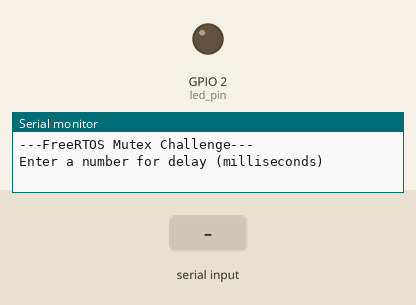
Simulated run of this sketch. Board: ESP32. Shown: output pins drawn as LEDs (lit = HIGH), the last lines printed to the serial monitor. Inputs (shaded band) come from the test bench.

Above: at 1.8 s.
1.9 s: "90,45\n" received over Serial
At 2.2 s:
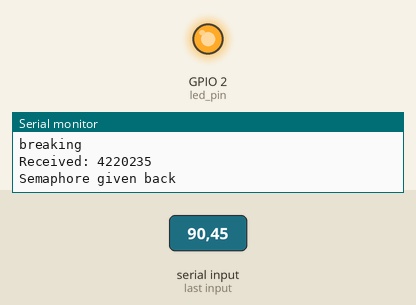
Timing chart, 0 to 4.9 s (numbered marks = the images above; inputs shaded):
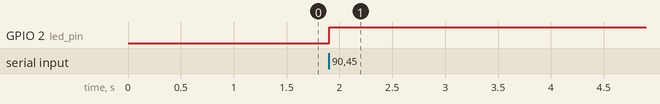

Measured:
- after the input at 1.9 s, GPIO 2 (led_pin): LOW → HIGH at once

The sketch:

L5_Mutex.ino
```cpp
/*
 * ************ DigiKey Introduction to RTOS Part 6******************
 * Topic: Mutex
 * Problem: Starting with the code given below, modify it to protect the task parameter (delay_arg) with a mutex.
 * With the mutex in place, the task should be able to read the parameter (parameters) into the local variable (num)
 * before the calling function’s stack memory goes out of scope (the value given by delay_arg).
 *
 * Video link: https://www.youtube.com/watch?v=I55auRpbiTs
 * File path: C:\..\Arduino15\packages\esp32\hardware\esp32\2.0.5\tools\sdk\esp32\include\freertos
*/

/**
 * FreeRTOS Mutex Challenge
 *
 * Pass a parameter to a task using a mutex.
 *
 * Date: January 20, 2021
 * Author: Shawn Hymel
 * License: 0BSD
 */

// You'll likely need this on vanilla FreeRTOS
//#include semphr.h

// Use only core 1 for demo purposes
#if CONFIG_FREERTOS_UNICORE
  static const BaseType_t app_cpu = 0;
#else
  static const BaseType_t app_cpu = 1;
#endif

// Pins (change this if your Arduino board does not have LED_BUILTIN defined)
static const int led_pin = LED_BUILTIN;

// Mutex handler:
static SemaphoreHandle_t mutex1;


//*****************************************************************************
// Tasks

// Blink LED based on rate passed by parameter
void blinkLED(void *parameters) {

  xSemaphoreTake(mutex1, 1);

  //vTaskDelay(10);
  // Copy the parameter into a local variable
  int num = *(int *)parameters;
  xSemaphoreGive(mutex1);

  // Print the parameter
  Serial.print("Received: ");
  Serial.println(num);


  Serial.println("Semaphore given back");

  // Configure the LED pin
  pinMode(led_pin, OUTPUT);

  // Blink forever and ever
  while (1) {
    digitalWrite(led_pin, HIGH);
    vTaskDelay(num / portTICK_PERIOD_MS);
    digitalWrite(led_pin, LOW);
    vTaskDelay(num / portTICK_PERIOD_MS);
  }
}

//*****************************************************************************
// Main (runs as its own task with priority 1 on core 1)

void setup() {

  long int delay_arg;

  mutex1 = xSemaphoreCreateMutex();
  // Configure Serial
  Serial.begin(115200);

  // Wait a moment to start (so we don't miss Serial output)
  vTaskDelay(1000 / portTICK_PERIOD_MS);
  Serial.println();
  Serial.println("---FreeRTOS Mutex Challenge---");
  Serial.println("Enter a number for delay (milliseconds)");

    // Wait for input from Serial
    while (Serial.available() <= 0);

    // Read integer value
    delay_arg = Serial.parseInt();
    Serial.print("Sending: ");
    Serial.println(delay_arg);

  xSemaphoreTake(mutex1, portMAX_DELAY);
  // Start task 1
  xTaskCreatePinnedToCore(blinkLED,
                          "Blink LED",
                          1024,
                          (void *)&delay_arg,
                          1,
                          NULL,
                          app_cpu);

  // Show that we accomplished our task of passing the stack-based argumen
  Serial.println("Done!");

  while(1) {
     if(xSemaphoreTake(mutex1, 0) == pdTRUE) {
      xSemaphoreGive(mutex1);
     }
     else{
       Serial.println("breaking");
       break;
     }
  }

}

void loop() {
  // Do nothing but allow yielding to lower-priority tasks
  vTaskDelay(1000 / portTICK_PERIOD_MS);
}
```
